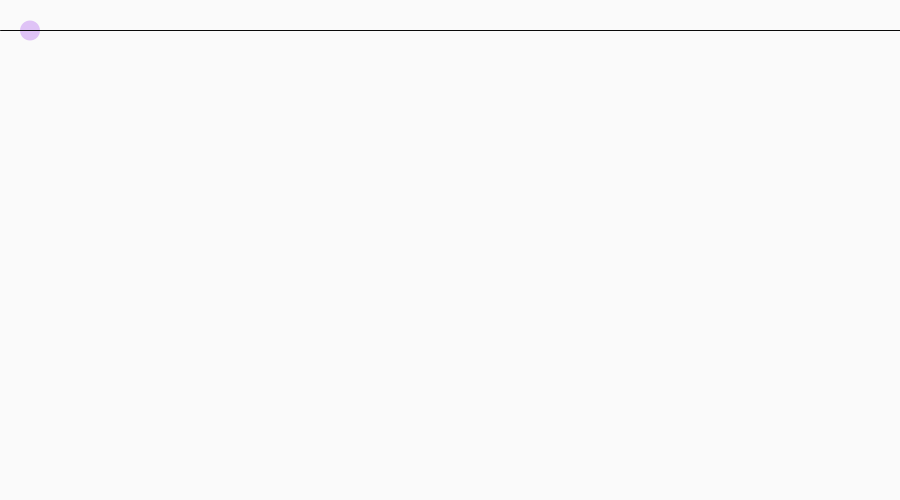
Frame 1 (no input)
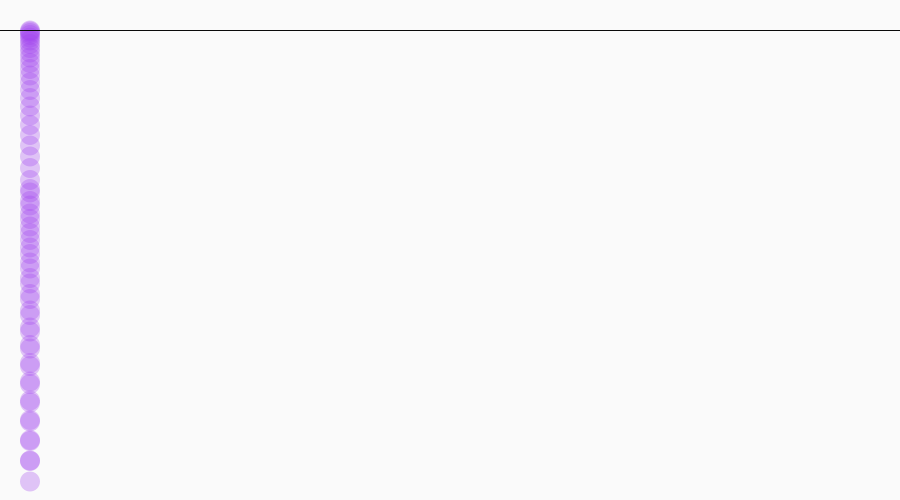
Frame 60 (the mouse pressed at the canvas centre just before this capture)
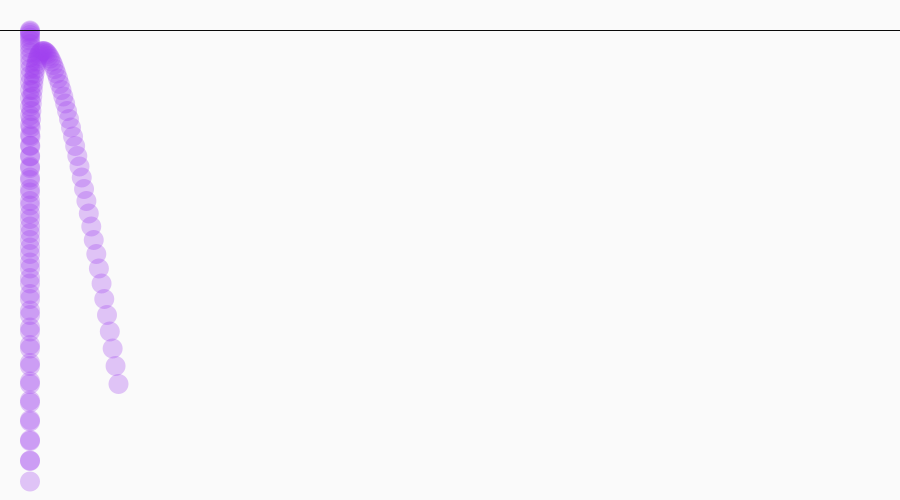
Frame 120 (the mouse held since frame 60 and released just before this capture)

The Processing sketch that drew these frames (run headless with seeded random() and noise(); from frame 60 on, the mouse is pressed at the canvas centre):

// Processing sketch: sketch_1_ApplyingForces
// ── sketch_1_ApplyingForces.pde
//Working with the forces of gravity and wind
//The user can press the mouse button to activate the wind force
//Else, gravity will just make the ball bounce

Ball b;
PVector wind;
PVector gravity;

void setup(){
  size(900,500);
  background(250);
  b = new Ball(.2);
}

void draw(){
  
  //background(250);
  
  gravity = new PVector(0,0.1);
  wind = new PVector(0.01,0);
  b.applyForce(gravity);
  b.update();
  b.display();
  b.checkEdges();
  
  //mousePressed can be a function or variable
  //Used the boolean variable this time because it was easier
  //This applies the wind forces only if their mouse is pressed
  if (mousePressed == true){
    b.applyForce(wind);
  }
  
  stroke(10);
  line(0,30,width,30);
}

// ── Ball.pde
class Ball {
  PVector location;
  PVector accel;
  PVector velocity;
  float mass;
  float left;
  float right;
  float top;
  float bot;
  int radius;
  int diameter;
  color c;
  
  
  //Initialize a new ball with user inputed mass
  Ball (float mass){
    velocity = new PVector (0,0);
    diameter = 20;
    radius = diameter/2;
    c = color(random(250),random(250),random(250),75);
    fill(c);
    left = diameter;
    right = width-diameter;
    top = diameter;
    bot = height - diameter;
    accel = new PVector (0,0);
    location = new PVector (30,30);
    this.mass = mass;
  }
  
  void applyForce (PVector force){
    //So we're applying the force here
    //We want to non destrucvively calculate the accel
    //So we use a static call and store force/mass in a new
    //variable called f
    PVector f = PVector.div(force,mass);
    this.accel.add(f); 
  }
  
  void update(){
    //Motion 101
    velocity.add(accel);
    location.add(velocity);
    
    //0 out the accel every run so if you actually remove any forces,
    //It won't continue to be added
    //Velocity still is added so that's all that matter
    accel.mult(0);
  }
  
  void display(){
    noStroke();
    ellipse(location.x,location.y,diameter,diameter);
  }
  
  void checkEdges(){
      if(location.x - radius < left){
        velocity.x *=-1;
        //location.x = left + radius;
        //velocity.x = abs(velocity.x);
      }
      else if (location.x + radius > right){
        velocity.x *=-1;
        //location.x = right - radius;
        //velocity.x = - abs(velocity.x);
      }
      
      if(location.y - radius < top){
        velocity.y *=-1;
        //location.y = top+radius;
        //velocity.y = abs(velocity.y);

      }
      else if (location.y + radius > bot) {
        velocity.y *= -1;
       // location.y = bot - radius;
        //velocity.y = - abs(velocity.y);
    }
  }
}
